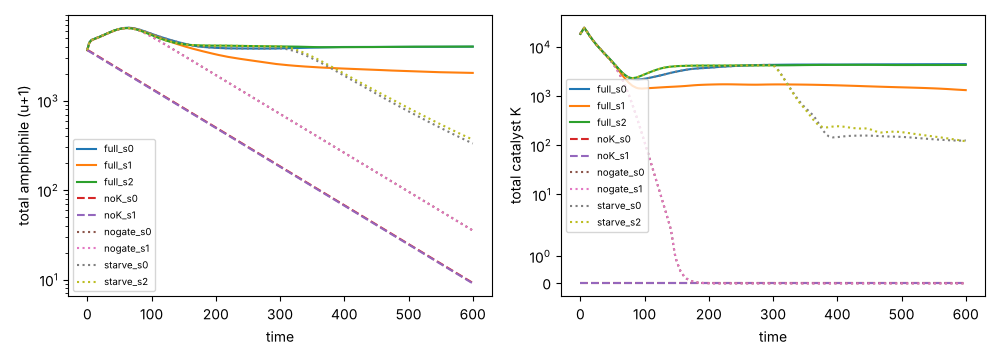

This chart was generated by the following Python code:
import numpy as np, sys, json
import matplotlib; matplotlib.use('Agg'); import matplotlib.pyplot as plt
out=sys.argv[1]; runs=sys.argv[2:]
fig,ax=plt.subplots(1,2,figsize=(10,3.6)); res={}
for r in runs:
    lab,path=r.split('=')
    d=np.load(path+'/frames.npz'); m=d['matter']; R=d['render']; f=d['render_f']
    dtf=300*0.01
    ls='-' if 'full' in lab else ('--' if 'noK' in lab else ':')
    ax[0].plot(np.arange(len(m))*dtf, m.reshape(len(m),-1).sum(1), ls, label=lab)
    ax[1].plot(f*dtf, R[:,2].reshape(len(f),-1).sum(1), ls, label=lab)
    res[lab]={'u_total_t0':float(m[0].sum()),'u_total_t300':float(m[100].sum()),'u_total_end':float(m[-1].sum()),'K_total_end':float(R[-1,2].sum())}
ax[0].set_xlabel('time'); ax[0].set_ylabel('total amphiphile (u+1)'); ax[0].set_yscale('log'); ax[0].legend(fontsize=7)
ax[1].set_xlabel('time'); ax[1].set_ylabel('total catalyst K'); ax[1].set_yscale('symlog'); ax[1].legend(fontsize=7)
plt.tight_layout(); plt.savefig(out,dpi=100); print(json.dumps(res,indent=1))
